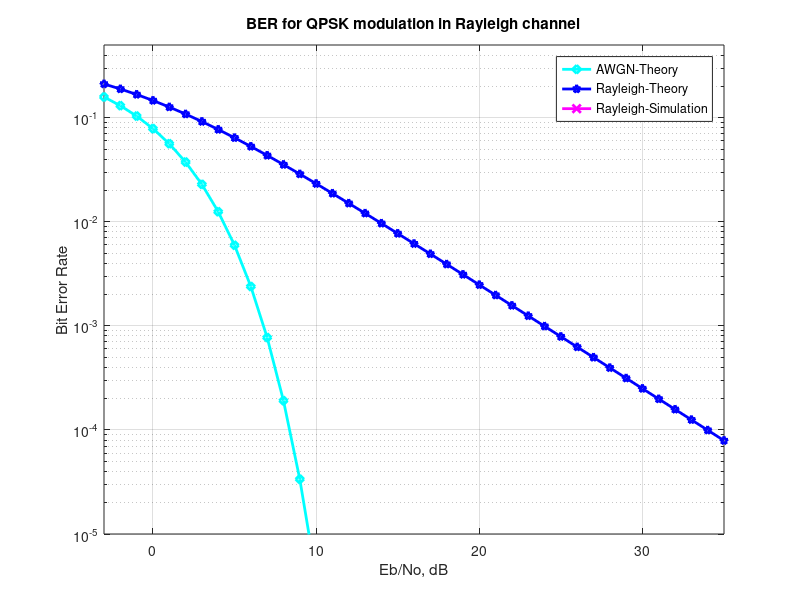

The MATLAB script that drew this image:
close all
clear
N = 10^6; % number of bits or symbols
b1 = rand(1,N) > 0.5;
b2 = rand(1,N) > 0.5;
% Transmitter
ip = rand(1,N)>0.5; % generating 0,1 with equal probability
I = (2*b1) - 1;
Q = (2*b2) - 1;
S = I + j*Q;; % qpsk modulation 0 -> -1; 1 -> 0 

 
Eb_N0_dB = [-3:35]; % multiple Eb/N0 values

for ii = 1:length(Eb_N0_dB)
   
   n = 1/sqrt(2)*[randn(1,N) + j*randn(1,N)]; % white gaussian noise, 0dB variance 
   h = 1/sqrt(2)*[randn(1,N) + j*randn(1,N)]; % Rayleigh channel
   
   % Channel and noise Noise addition
   y = h.*S + 10^(-Eb_N0_dB(ii)/20)*n; 

   % equalization
   yHat = y./h;

   % receiver - hard decision decoding
   ipHat_1 = real(yHat)>0;
   ipHat_2 = imag(yHat)>0;
   ipHat = ipHat_1 + ipHat_2;

   % counting the errors
   nErr(ii) = size(find([ip- ipHat]),2);

end

simBer = nErr/N; % simulated ber
theoryBerAWGN = 0.5*erfc(sqrt(10.^(Eb_N0_dB/10))); % theoretical ber
EbN0Lin = 10.^(Eb_N0_dB/10);
theoryBer = 0.5.*(1-sqrt(EbN0Lin./(EbN0Lin+1)));

% plot
close all
figure
semilogy(Eb_N0_dB,theoryBerAWGN,'cd-','LineWidth',2);
hold on
semilogy(Eb_N0_dB,theoryBer,'bp-','LineWidth',2);
semilogy(Eb_N0_dB,simBer,'mx-','LineWidth',2);
axis([-3 35 10^-5 0.5])
grid on
legend('AWGN-Theory','Rayleigh-Theory', 'Rayleigh-Simulation');
xlabel('Eb/No, dB');
ylabel('Bit Error Rate');
title('BER for QPSK modulation in Rayleigh channel');









